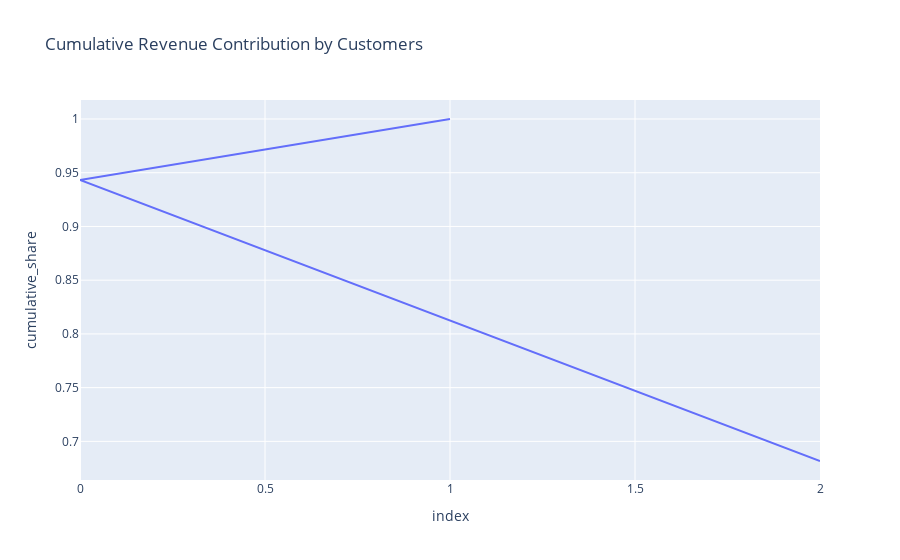

The notebook cell saved with this chart:
### Code cell
customer_revenue = (
    df[df["status_clean"] == "paid"]
    .groupby("user_id")
    .agg(total_revenue=("amount_winsor", "sum"))
    .reset_index()
    .sort_values("total_revenue", ascending=False)
)

customer_revenue["revenue_share"] = (
    customer_revenue["total_revenue"]
    / customer_revenue["total_revenue"].sum()
)

customer_revenue["cumulative_share"] = customer_revenue["revenue_share"].cumsum()

fig = px.line(
    customer_revenue,
    y="cumulative_share",
    title="Cumulative Revenue Contribution by Customers"
)

fig.write_image(p.reports / "figures" / "customer_revenue_pareto.png")

### Figure 1 — Plotly figure (JSON) as saved in the notebook; plotly's stock layout.template omitted (floating-point values rounded to 4 significant figures)
{"data": [{"hovertemplate": "index=%{x}<br>cumulative_share=%{y}<extra></extra>", "legendgroup": "", "line": {"color": "#636efa", "dash": "solid"}, "marker": {"symbol": "circle"}, "mode": "lines", "name": "", "orientation": "v", "showlegend": false, "type": "scatter", "x": [2, 0, 1], "xaxis": "x", "y": [0.6817, 0.9433, 1.0], "yaxis": "y"}], "layout": {"legend": {"tracegroupgap": 0}, "title": {"text": "Cumulative Revenue Contribution by Customers"}, "xaxis": {"anchor": "y", "domain": [0, 1], "title": {"text": "index"}}, "yaxis": {"anchor": "x", "domain": [0, 1], "title": {"text": "cumulative_share"}}}}
